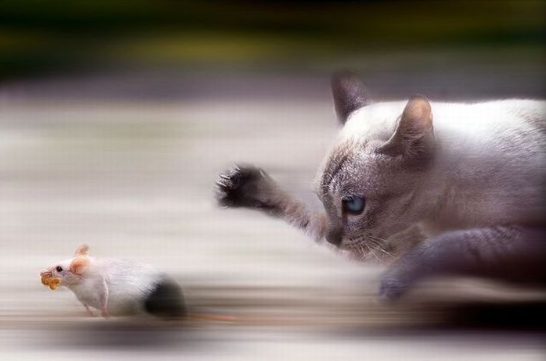
#> input picture chase.png, 546 x 361 px; its folder holds only this picture in this run
$ python main.py chase.png
#> lines starting #> are read from the running program, lines starting #| are printed output that depends on the picture
#> in main, img is the input picture: shape (361, 546, 3); mean B, G, R 115.9, 120.8, 131.4
### focus.py
#!/usr/bin/env python
# -*- coding: utf-8 -*-
__author__ = 'Will Brennan'

# built-in modules
import logging
import argparse
# Standard modules
import cv2
import numpy as np
import skimage
import skimage.measure
import skimage.segmentation
# Custom modules
import scripts

logger = logging.getLogger('main')


# [100 lines left out: functions get_masks, blur_mask_old, morphology, remove_border, blur_mask, not called in this run]


def evaluate(img_col, args):
    """
    Evaluate blur within image
    :param img_col: image
    :param args: arguments
    """
    np.seterr(all='ignore')
    assert isinstance(img_col, np.ndarray), 'img_col must be a numpy array'
    assert img_col.ndim == 3, 'img_col must be a color image ({0} dimensions currently)'.format(img_col.ndim)
    assert isinstance(args, argparse.Namespace), 'args must be of type argparse.Namespace not {0}'.format(type(args))

    img_gry = cv2.cvtColor(img_col, cv2.COLOR_RGB2GRAY)
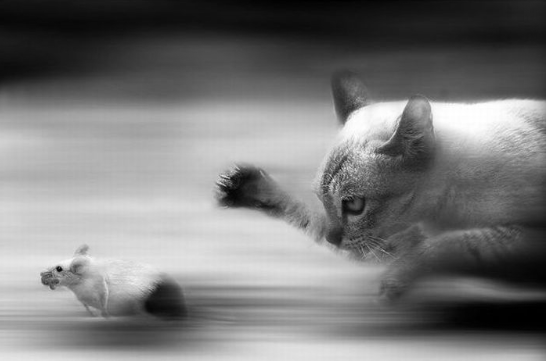
#> img_gry: shape (361, 546); min 0, max 255, mean 120.6
    rows, cols = img_gry.shape
#> rows = 361; cols = 546
    crow, ccol = rows // 2, cols // 2
#> crow = 180; ccol = 273
    f = np.fft.fft2(img_gry)
    fshift = np.fft.fftshift(f)
    fshift[crow-75:crow+75, ccol-75:ccol+75] = 0
    f_ishift = np.fft.ifftshift(fshift)
    img_fft = np.fft.ifft2(f_ishift)
    img_fft = 20 * np.log(np.abs(img_fft))
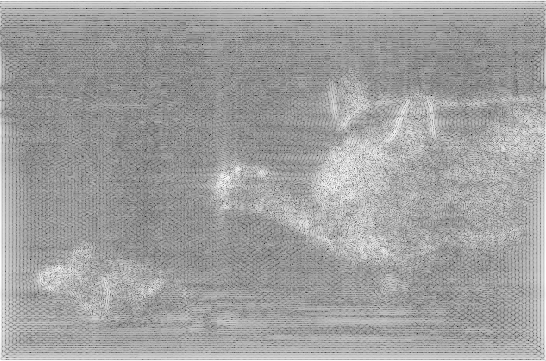
#> img_fft: shape (361, 546) float64; min -134.5, max 88.05, mean 5.9; drawn with min black and max white

    if args.display and not args.testing:
        cv2.destroyAllWindows()
        scripts.display('img_fft', img_fft)
        scripts.display('img_col', img_col)
        cv2.waitKey(0)

    result = np.mean(img_fft)
#> result = 5.87
    return img_fft, result, result < args.thresh


# [16 lines left out: function blur_detector, not called in this run]

### scripts.py
#!/usr/bin/env python
# -*- coding: utf-8 -*-
__author__ = 'Will Brennan'

# Built-in Modules
import os
import argparse
import logging
# Standard Modules
import cv2
import numpy as np
# Custom Modules

logger = logging.getLogger('main')


def get_logger(level=logging.INFO, quite=False, debug=False, to_file=''):
    """
    This function initialises a logger to stdout.
    :param level: logging level (DEBUG / INFO / WARNING / CRITICAL)
    :param quite: if mute logging
    :param debug: if debug mode
    :param to_file: log file path
    :return: logger
    """
    assert level in [logging.DEBUG, logging.INFO, logging.WARNING, logging.CRITICAL]
    logger = logging.getLogger('main')
    formatter = logging.Formatter('%(asctime)s - %(funcName)s - %(levelname)s - %(message)s')

    if debug:
        level = logging.DEBUG
    logger.setLevel(level=level)

    if not quite:
        if to_file:
            fh = logging.FileHandler(to_file)
            fh.setLevel(level=level)
            fh.setFormatter(formatter)
            logger.addHandler(fh)
        else:
            ch = logging.StreamHandler()
            ch.setLevel(level=level)
            ch.setFormatter(formatter)
            logger.addHandler(ch)

    return logger


def get_args(default=None, args_string=''):
    """
    :param default: dictionary of default arguments with keys as `dest`
    :param args_string: arguments passed on startup
    :return: command line arguments
    """
    if not default:
        default = {}

    parser = argparse.ArgumentParser(description=__doc__)
    parser.add_argument('image_paths', type=str, nargs='+', help="Filepath for input images or folder containing images")
    parser.add_argument('-p', '--superpixel', dest='superpixel', action='store_true', help='generate blur estimation for superpixels')
    parser.add_argument('-r', '--thresh', dest='thresh', default=10, type=str, help='threshold for deciding if blurry (between 0 & 1)')
    parser.add_argument('-m', '--mask', dest='mask', action='store_true', help='Conduct SLIC Segmentation to generate focus mask')
    parser.add_argument('-d', '--display', dest='display', action='store_true', help='display image steps')
    parser.add_argument('-e', '--debug', dest='debug', action='store_true', help='set logger to debug')
    parser.add_argument('-q', '--quite', dest='quite', action='store_true', help='silence the logger')
    parser.add_argument('-s', '--save', dest='save', action='store_true', help='save blur masks')
    parser.add_argument('-t', '--testing', dest='testing', action='store_true', help='enable testing method')

    if args_string:
        args_string = args_string.split(' ')
        args = parser.parse_args(args_string)
    else:
        args = parser.parse_args()

    return args


# [5 lines left out: function gen_args, not called in this run]


def find_images(path, recursive=True):
    """
    Find all images paths
    :param path: root path
    :param recursive: if recursive search
    """
    if os.path.isdir(path):
        return list(xfind_images(path, recursive=recursive))
    elif os.path.exists(path):
        return [path]
    else:
        raise ValueError('path is not a valid path or directory')


# [41 lines left out: functions xfind_images, display, not called in this run]

### main.py
#!/usr/bin/env python
# -*- coding: utf-8 -*-
__author__ = 'Will Brennan'

# built-in modules
import logging
# Standard modules
import cv2
import numpy as np
import matplotlib.pyplot as plt
# Custom modules
import focus
import scripts

logger = logging.getLogger('main')


def main():
    args = scripts.get_args()
    logger = scripts.get_logger(quite=args.quite, debug=args.debug)

    x_okay, y_okay = [], []
    x_blur, y_blur = [], []

    for path in args.image_paths:
        for img_path in scripts.find_images(path):
            logger.debug('evaluating {0}'.format(img_path))
            img = cv2.imread(img_path)
            assert isinstance(img, np.ndarray)

            if args.testing:
                scripts.display('dialog (blurry: Y?)', img)
                blurry = False
                if cv2.waitKey(0) in map(lambda i: ord(i), ['Y', 'y']):
                    blurry = True
                x_axis = [1, 3, 5, 7, 9]

                for x in x_axis:
                    img_mod = cv2.GaussianBlur(img, (x, x), 0)
                    y = focus.evaluate(img_mod, args=args)[0]

                    if blurry:
                        x_blur.append(x)
                        y_blur.append(y)
                    else:
                        x_okay.append(x)
                        y_okay.append(y)
            elif args.mask:
                msk, _, blurry = focus.blur_mask(img)
                img_msk = cv2.bitwise_and(img, img, mask=msk)

                if args.display:
                    scripts.display('res', img_msk)
                    scripts.display('msk', msk)
                    scripts.display('img', img)
                    cv2.waitKey(0)
            else:
                img_fft, result, _ = focus.evaluate(img, args=args)
#> result = 5.87
                logger.info('fft average of {0}'.format(result))

                if args.display:
                    scripts.display('input', img)
                    scripts.display('img_fft', img_fft)
                    cv2.waitKey(0)

    if args.display and args.testing:
        logger.debug('x_okay: {0}'.format(x_okay))
        logger.debug('y_okay: {0}'.format(y_okay))
        logger.debug('x_blur: {0}'.format(x_blur))
        logger.debug('y_blur: {0}'.format(y_blur))
        plt.scatter(x_okay, y_okay, color='g')
        plt.scatter(x_blur, y_blur, color='r')
        plt.grid(True)
        plt.show()


if __name__ == '__main__':
    main()
